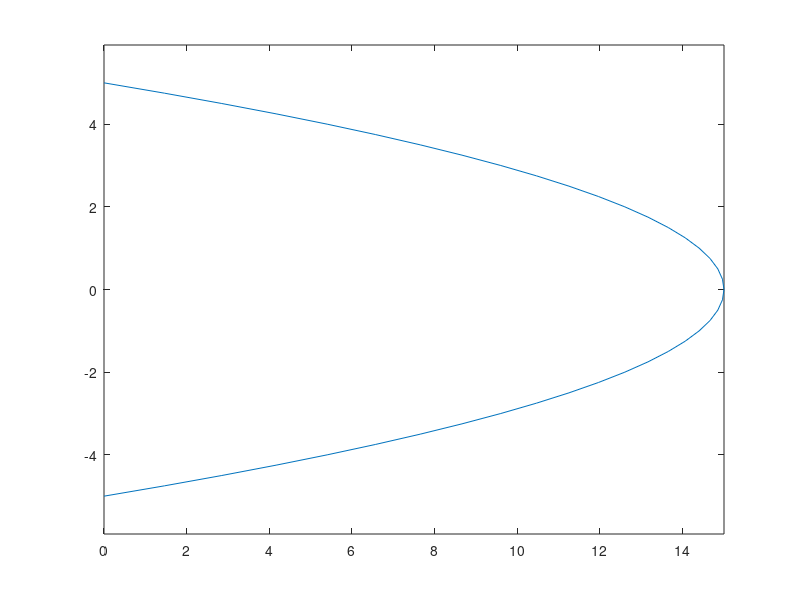

Here is the MATLAB script that generated this plot:
% new example of drawing the spline points.
x = [-5,0,5];

y = [0,15,0];

xx = -5:.25:5;
yy = spline(x,y,xx);
%plot(x,y,'o',xx,yy)
%axis equal;
plot(yy,xx)
axis equal;


